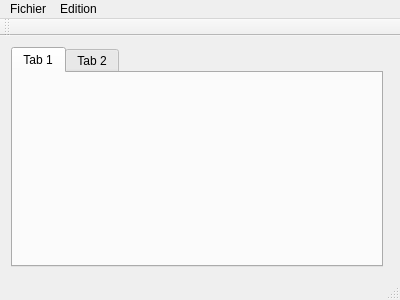
<?xml version="1.0" encoding="UTF-8"?>
<ui version="4.0">
 <class>MainWindow</class>
 <widget class="QMainWindow" name="MainWindow">
  <property name="geometry">
   <rect>
    <x>0</x>
    <y>0</y>
    <width>400</width>
    <height>300</height>
   </rect>
  </property>
  <property name="windowTitle">
   <string>MainWindow</string>
  </property>
  <widget class="QWidget" name="centralWidget">
   <layout class="QHBoxLayout" name="horizontalLayout">
    <item>
     <widget class="QTabWidget" name="tabWidget">
      <property name="currentIndex">
       <number>0</number>
      </property>
      <widget class="QWidget" name="tab">
       <attribute name="title">
        <string>Tab 1</string>
       </attribute>
       <layout class="QGridLayout" name="gridLayout_2">
        <item row="0" column="0">
         <widget class="PileWidget" name="widget" native="true"/>
        </item>
       </layout>
      </widget>
      <widget class="QWidget" name="tab_2">
       <attribute name="title">
        <string>Tab 2</string>
       </attribute>
      </widget>
     </widget>
    </item>
    <item>
     <widget class="ClavierWidget" name="widget_2" native="true"/>
    </item>
   </layout>
  </widget>
  <widget class="QMenuBar" name="menuBar">
   <property name="geometry">
    <rect>
     <x>0</x>
     <y>0</y>
     <width>400</width>
     <height>23</height>
    </rect>
   </property>
   <widget class="QMenu" name="menuFichier">
    <property name="title">
     <string>Fichier</string>
    </property>
    <addaction name="actionQuitter"/>
   </widget>
   <widget class="QMenu" name="menuEdition">
    <property name="title">
     <string>Edition</string>
    </property>
    <addaction name="actionR_tablir"/>
    <addaction name="actionAnnuler"/>
   </widget>
   <addaction name="menuFichier"/>
   <addaction name="menuEdition"/>
  </widget>
  <widget class="QToolBar" name="mainToolBar">
   <attribute name="toolBarArea">
    <enum>TopToolBarArea</enum>
   </attribute>
   <attribute name="toolBarBreak">
    <bool>false</bool>
   </attribute>
  </widget>
  <widget class="QStatusBar" name="statusBar"/>
  <action name="actionQuitter">
   <property name="text">
    <string>Quitter</string>
   </property>
  </action>
  <action name="actionR_tablir">
   <property name="text">
    <string>Rétablir</string>
   </property>
  </action>
  <action name="actionAnnuler">
   <property name="text">
    <string>Annuler</string>
   </property>
  </action>
 </widget>
 <layoutdefault spacing="6" margin="11"/>
 <customwidgets>
  <customwidget>
   <class>PileWidget</class>
   <extends>QWidget</extends>
   <header location="global">pilewidget.h</header>
   <container>1</container>
  </customwidget>
  <customwidget>
   <class>ClavierWidget</class>
   <extends>QWidget</extends>
   <header location="global">clavierwidget.h</header>
   <container>1</container>
  </customwidget>
 </customwidgets>
 <resources/>
 <connections/>
</ui>
